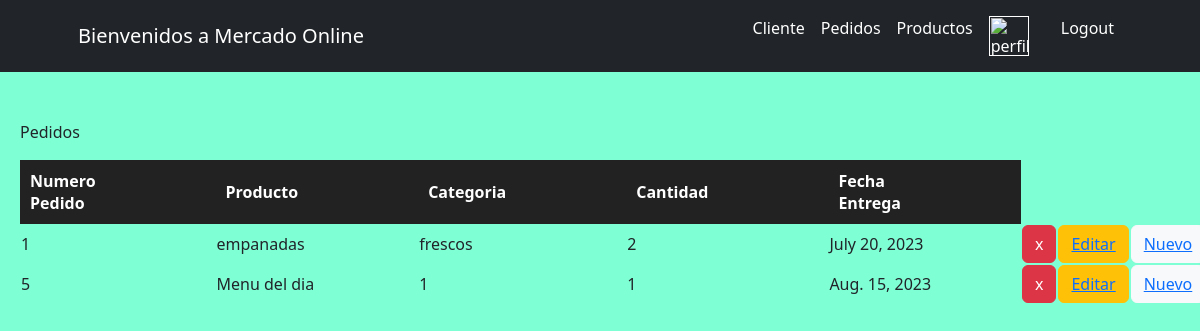
/MercadoApp/Pedidos/, run on the app's committed database.
### MercadoApp/models.py (models this page shows)
class Pedidos(models.Model):
    numero_pedido = models.IntegerField()
    nombre_producto = models.CharField(max_length=50)
    categoria_producto = models.CharField(max_length=50)
    cantidad = models.IntegerField()
    fecha_entrega = models.DateField()

### MercadoApp/views.py (the view)
# urls.py: path("Pedidos/", pedidos, name="Pedidos"),
def pedidos(request):
    avatar = getavatar(request)
    Pedido = Pedidos.objects.all()
    return render(request, "MercadoApp/Pedidos.html", {"Pedidos":Pedido, "avatar":avatar})

### MercadoApp/views.py (called while the page is built)
def getavatar(request):
    avatar = Avatar.objects.filter(user=request.user.id) #filter, va a buscar algo especifico, va a traer el avatar que le pertenece a ese usuario
    try:
        avatar= avatar[0].image.url # y lo trae como imagen y lo guarda en una variable
    except:
        avatar = None
    return avatar

### MercadoApp/templates/MercadoApp/Pedidos.html (shortened to what this page needs)
<div>
    {% extends "MercadoApp/inicio.html" %}
    {% load static %}
        {% block contenidoQueCambia %}
            <div class="formPedidoFormulario">
            <p>Pedidos</p>
            <table id="tableInfoPedidos">
                <tr id="tituloTablaPedidos">
                    <th>Numero Pedido</th>
                    <th>Producto</th>
                    <th>Categoria </th>
                    <th>Cantidad   </th>
                    <th>Fecha Entrega</th>
                </tr>
                <tr>
                    {% for pedido in Pedidos %}
                        <tr>
                            <td>{{pedido.numero_pedido}}</td>
                            <td>{{pedido.nombre_producto}}</td>
                            <td>{{pedido.categoria_producto}}</td>
                            <td>{{pedido.cantidad}}</td>
                            <td>{{pedido.fecha_entrega}}</td>
                            <td><button class="btn btn-danger btnEliminar"><a href="{% url 'eliminarPedido' pedido.numero_pedido %}" >x</a></button></td>
                            <td><button class="btn btn-warning btnEditar"><a href="{% url 'editarPedido' pedido.numero_pedido %}" >Editar</a></button></td>
                            <td><button class="btn btn-light btnNuevoPedido"><a href="{% url 'pedidosFormulario' %}" >Nuevo</a></button></td>
                        </tr>
                    {% endfor%}
                </tr>
            </table>
            </div>
        {% endblock %}

### MercadoApp/static/MercadoApp/css/Jime.css (style rules this page uses)
body { background-color: aquamarine !important; }
#tituloTablaPedidos { background-color: rgb(34, 34,34); color: white; }
#tituloTablaPedidos th { padding: 10px; }
#tableInfoPedidos tr th { padding-right: 120px; }
.btnEliminar a { border-radius: 15px !important; color: white !important; text-decoration: none !important; }

### data on the page
Pedidos: numero_pedido "1", nombre_producto "empanadas", categoria_producto "frescos", cantidad "2", fecha_entrega "July 20, 2023"
Pedidos: numero_pedido "5", nombre_producto "Menu del dia", categoria_producto "1", cantidad "1", fecha_entrega "Aug. 15, 2023"
